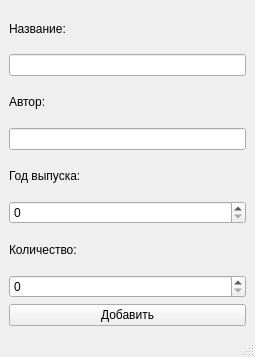
<?xml version="1.0" encoding="UTF-8"?>
<ui version="4.0">
 <class>MainWindow</class>
 <widget class="QMainWindow" name="MainWindow">
  <property name="geometry">
   <rect>
    <x>0</x>
    <y>0</y>
    <width>255</width>
    <height>357</height>
   </rect>
  </property>
  <property name="windowTitle">
   <string>MainWindow</string>
  </property>
  <widget class="QWidget" name="centralwidget">
   <layout class="QVBoxLayout" name="verticalLayout">
    <item>
     <widget class="QLabel" name="label">
      <property name="text">
       <string>Название:</string>
      </property>
     </widget>
    </item>
    <item>
     <widget class="QLineEdit" name="lineEdit"/>
    </item>
    <item>
     <widget class="QLabel" name="label_2">
      <property name="text">
       <string>Автор:</string>
      </property>
     </widget>
    </item>
    <item>
     <widget class="QLineEdit" name="lineEdit_2"/>
    </item>
    <item>
     <widget class="QLabel" name="label_3">
      <property name="text">
       <string>Год выпуска:</string>
      </property>
     </widget>
    </item>
    <item>
     <widget class="QSpinBox" name="spinBox_2">
      <property name="maximum">
       <number>9999</number>
      </property>
     </widget>
    </item>
    <item>
     <widget class="QLabel" name="label_4">
      <property name="text">
       <string>Количество:</string>
      </property>
     </widget>
    </item>
    <item>
     <widget class="QSpinBox" name="spinBox"/>
    </item>
    <item>
     <widget class="QPushButton" name="pushButton">
      <property name="text">
       <string>Добавить</string>
      </property>
     </widget>
    </item>
   </layout>
  </widget>
  <widget class="QMenuBar" name="menubar">
   <property name="geometry">
    <rect>
     <x>0</x>
     <y>0</y>
     <width>255</width>
     <height>21</height>
    </rect>
   </property>
  </widget>
  <widget class="QStatusBar" name="statusbar"/>
 </widget>
 <resources/>
 <connections/>
</ui>
